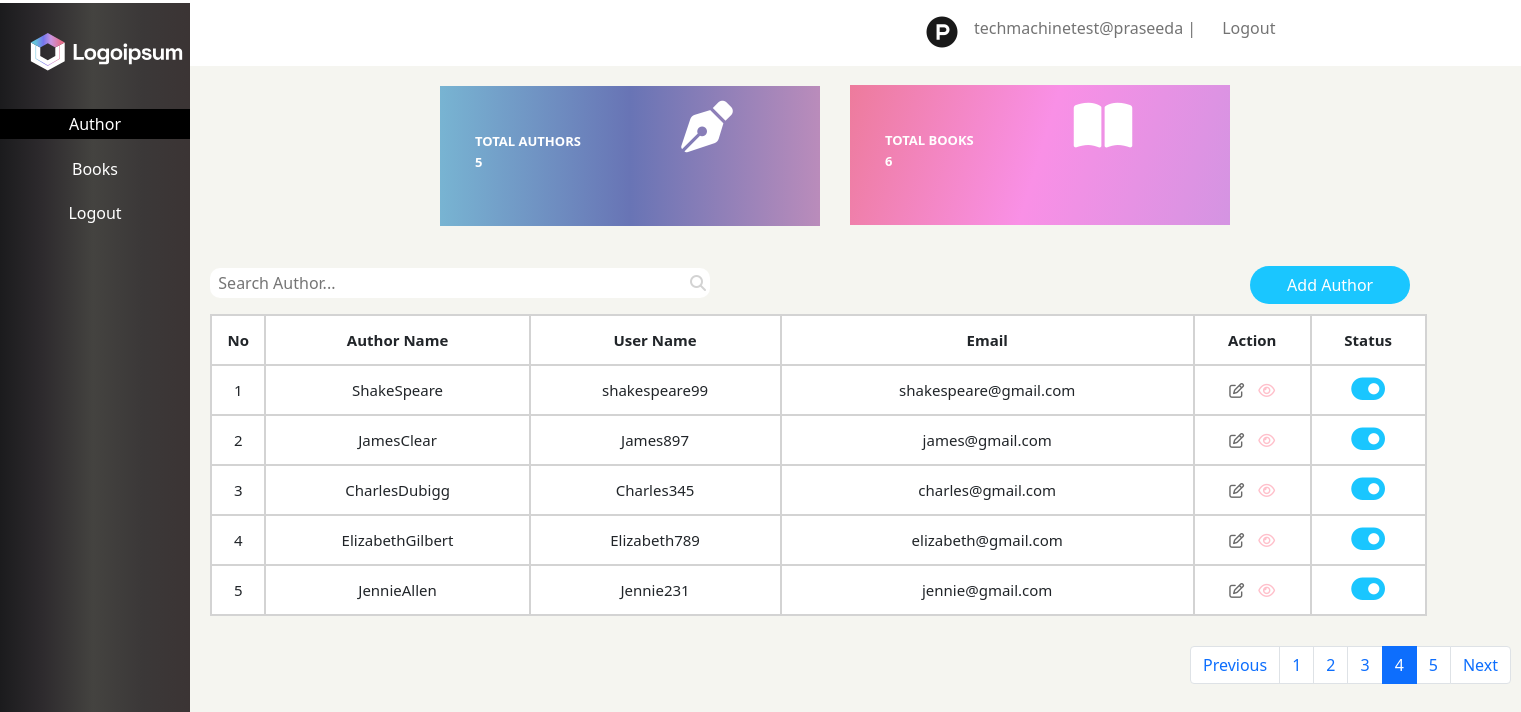
The page /book_app/authordisp/?page=4 on the database its author committed.
### book_app/models.py (models this page shows, shortened)
class authormodel(models.Model):
    authname=models.CharField(max_length=100)
    uname=models.CharField(max_length=100)
    email=models.EmailField()

### book_app/views.py (the view)
# urls.py: path('authordisp/',authordisp),
def authordisp(request):
    a=authormodel.objects.all()
    count_auth=authormodel.objects.all().count()
    count_book=bookmodel.objects.all().count()
    u=User.objects.all()
    paginator=Paginator(a,1)
    page=request.GET.get('page',1)
    ay=paginator.get_page(page)
    return render(request,'authordisplay.html',{'a':a,'count_auth':count_auth,'count_book':count_book,'u':u,'ay':ay})

### book_app/templates/authordisplay.html (shortened to what this page needs)
<!DOCTYPE html>
<html lang="en">
<head>
    <link href="https://cdn.jsdelivr.net/npm/bootstrap@5.0.2/dist/css/bootstrap.min.css" rel="stylesheet">
</head>
<body>
    <nav class="navbar navbar-expand-lg navbar-light">
  <div class="container-fluid">
    <div class="collapse navbar-collapse" id="navbarSupportedContent">
      <ul class="navbar-nav me-auto mb-2 mb-lg-0">
        <li class="nav-item">
          <a class="nav-link active" aria-current="page" href="#"><i class="fa-brands fa-product-hunt fa-2x" style="margin-left:890px;"></i></a>
        </li>
              {% for i in u %}
        <li class="nav-item">
          <a class="nav-link" style="margin-right:10px;">{{i.username}}  |</a>
        </li>
          {% endfor %}
           <li class="nav-item">
          <a class="nav-link" href="http://127.0.0.1:8000/book_app/logout/">Logout</a>
        </li>
      </ul>
    </div>
  </div>
</nav>
  <section>
    <div class="reg">
        <h5></h5>
        <div class="se">
            <p id="one">Author</p>
            <p>Books</p>
            <p>Logout</p>
        </div>
    </div>
       <div class="co1">
           <div class="co2">
               <p><b>TOTAL AUTHORS</b><i class="fa-solid fa-pen-nib fa-4x" style="margin-left:100px;"></i><br><b>{{count_auth}}</b></p>
           </div>
           <div class="co3">
              <p><b>TOTAL BOOKS</b><i class="fa-solid fa-book-open fa-4x" style="margin-left:100px;"></i><br><b>{{count_book}}</b></p>
           </div>
        </div>
    </section>
    <div class="sea">
          <input type="text" id="myInput" onkeyup="myFunction()" placeholder="  Search Author..."><i class="fa-solid fa-magnifying-glass" style="margin-left:-20px;color:lightgrey;"></i>
          <a href="http://127.0.0.1:8000/book_app/authreg/"><button type="submit" class="btn">Add Author</button></a>
        <table class="tb1" id="myTable">
            <tr>
                <th>No</th>
                <th>Author Name</th>
                <th>User Name</th>
                <th>Email</th>
                <th>Action</th>
                <th>Status</th>
            </tr>
        {% for i in a %}
            <tr>
                <td>{{i.id}}</td>
                <td>{{i.authname}}</td>
                <td>{{i.uname}}</td>
                <td>{{i.email}}</td>
                <td><a href="http://127.0.0.1:8000/book_app/authoredit/{{i.id}}"><i class="fa-regular fa-pen-to-square" style="color:dimgrey;"></i></a>  <a href="http://127.0.0.1:8000/book_app/authdetails/{{i.id}}"><i class="fa-regular fa-eye" style="color:pink;margin-left:10px;"></i></a></td>
                <td><i class="fa-solid fa-toggle-on fa-2x" style="color:#1ac6ff;"></i></td>
            </tr>
        {% endfor %}
        </table>
    </div>
    <nav aria-label="...">
  <ul class="pagination">
       {% if ay.has_previous %}
    <li class="page-item">
      <a class="page-link" href="?page={{ay.previous_page_number}}" tabindex="-1" aria-disabled="true">Previous</a>
    </li>
        {% endif %}
        {% for i in ay.paginator.page_range %}
            {% if ay.number == i %}
               <li class="page-item active" aria-current="page">
                   <a class="page-link" href="?page={{i}}">{{i}}</a>
               </li>
                    {% else %}
              <li class="page-item"><a class="page-link" href="?page={{i}}">{{i}}</a></li>
                {% endif %}
                {% endfor %}
                {% if ay.has_next %}
    <li class="page-item">
      <a class="page-link" href="?page={{ ay.next_page_number }}">Next</a>
    </li>
        {% endif %}
  </ul>
</nav>
</body>
</html>

### book_app/templates/authordisplay.html (style rules this page uses)
* { padding:0px; margin:0px; box:border-box; }
body { background:#f5f5f0; }
.reg { height:725px; width:190px; background-color: #1b1b1d; background-image: linear-gradient(90deg, #1b1b1d 0%, #2d2a2d 22%, #444340 49%, #3b3838 75%, #3b3434 100%); position:fixed; margin-top:-63px; }
.se p { color:white; text-align:center; padding:2px; }
#one { border:1px solid black; background:black; }
h5 { color:#fff; padding:30px; text-align:center; }
.tb1 { border-collapse:collapse; width:80%; font-size:20px; margin-left:210px; background:#fff; margin-top:10px; }
.tb1,td,th { border-bottom:2px solid lightgrey; border-top:2px solid lightgrey; border:2px solid lightgrey; }
td,th { text-align:center; height:50px; font-size:15px; }
.co1 { width:70%; height:200px; background:#f5f5f0; margin-left:320px; padding:20px; }
.co1 .co2 { height:140px; width:380px; background-color: #78b4d2; background-image: linear-gradient(90deg, #78b4d2 0%, #6874b5 50%, #ba8cbb 100%); margin-left:100px; margin-bottom:-100px; }
.co2 p { color:white; padding:15px; font-size:13px; margin-left:20px; }
.co3 p { color:white; padding:15px; font-size:13px; margin-left:20px; }
.co1 .co3 { height:140px; width:380px; background:blue; margin-left:510px; margin-top:-141px; background-color: #ed7b9c; background-image: linear-gradient(107deg, #ed7b9c 0%, #f990e6 50%, #d494e2 100%); }
input { width:500px; height:30px; margin-left:210px; border-radius:10px; border:none; }
.btn { width:160px; border-radius:20px; background:#1ac6ff; margin-left:540px; color:white; }
.pagination { margin-left:1190px; margin-top:30px; }
.navbar { background:#fff; }

### rows shown on the page
authormodel: id "1", authname "ShakeSpeare", uname "shakespeare99", email "shakespeare@gmail.com"
authormodel: id "2", authname "JamesClear", uname "James897", email "james@gmail.com"
authormodel: id "3", authname "CharlesDubigg", uname "Charles345", email "charles@gmail.com"
authormodel: id "4", authname "ElizabethGilbert", uname "Elizabeth789", email "elizabeth@gmail.com"
authormodel: id "5", authname "JennieAllen", uname "Jennie231", email "jennie@gmail.com"

### other values the page prints
{{ i.username }} "techmachinetest@praseeda"
{{ count_auth }} "5"
{{ count_book }} "6"
{{ i }} "1" "2" "3" "5"
{{ i }} "4"
